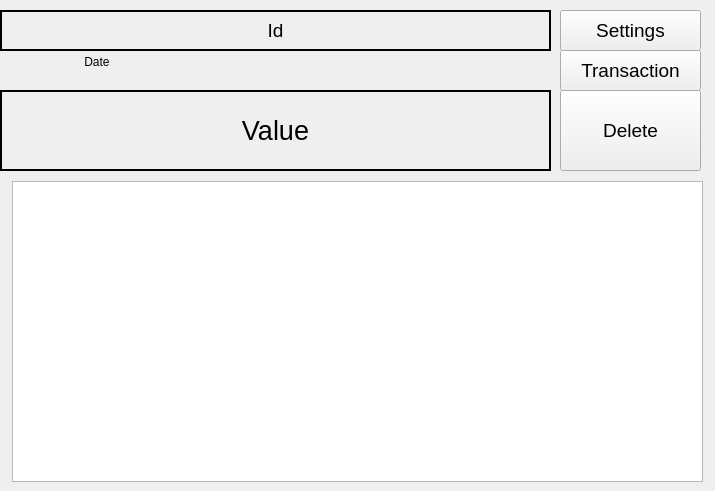
<?xml version="1.0" encoding="UTF-8"?>
<ui version="4.0">
 <class>WalletWindow</class>
 <widget class="QWidget" name="WalletWindow">
  <property name="geometry">
   <rect>
    <x>0</x>
    <y>0</y>
    <width>715</width>
    <height>491</height>
   </rect>
  </property>
  <property name="windowTitle">
   <string>Form</string>
  </property>
  <widget class="QLabel" name="laName">
   <property name="geometry">
    <rect>
     <x>0</x>
     <y>10</y>
     <width>551</width>
     <height>41</height>
    </rect>
   </property>
   <property name="sizePolicy">
    <sizepolicy hsizetype="Preferred" vsizetype="Preferred">
     <horstretch>0</horstretch>
     <verstretch>0</verstretch>
    </sizepolicy>
   </property>
   <property name="font">
    <font>
     <family>Leelawadee UI</family>
     <pointsize>14</pointsize>
    </font>
   </property>
   <property name="frameShape">
    <enum>QFrame::WinPanel</enum>
   </property>
   <property name="text">
    <string>Id</string>
   </property>
   <property name="alignment">
    <set>Qt::AlignCenter</set>
   </property>
  </widget>
  <widget class="QLabel" name="laDate">
   <property name="geometry">
    <rect>
     <x>2</x>
     <y>51</y>
     <width>190</width>
     <height>21</height>
    </rect>
   </property>
   <property name="sizePolicy">
    <sizepolicy hsizetype="Preferred" vsizetype="Preferred">
     <horstretch>0</horstretch>
     <verstretch>0</verstretch>
    </sizepolicy>
   </property>
   <property name="font">
    <font>
     <family>Leelawadee UI</family>
     <pointsize>9</pointsize>
    </font>
   </property>
   <property name="text">
    <string>Date</string>
   </property>
   <property name="alignment">
    <set>Qt::AlignCenter</set>
   </property>
  </widget>
  <widget class="QLabel" name="laValue">
   <property name="geometry">
    <rect>
     <x>0</x>
     <y>90</y>
     <width>551</width>
     <height>81</height>
    </rect>
   </property>
   <property name="sizePolicy">
    <sizepolicy hsizetype="Preferred" vsizetype="Preferred">
     <horstretch>0</horstretch>
     <verstretch>0</verstretch>
    </sizepolicy>
   </property>
   <property name="font">
    <font>
     <family>Leelawadee UI</family>
     <pointsize>20</pointsize>
    </font>
   </property>
   <property name="frameShape">
    <enum>QFrame::WinPanel</enum>
   </property>
   <property name="text">
    <string>Value</string>
   </property>
   <property name="alignment">
    <set>Qt::AlignCenter</set>
   </property>
  </widget>
  <widget class="QPushButton" name="bDelete">
   <property name="geometry">
    <rect>
     <x>560</x>
     <y>90</y>
     <width>141</width>
     <height>81</height>
    </rect>
   </property>
   <property name="font">
    <font>
     <family>Leelawadee UI</family>
     <pointsize>14</pointsize>
    </font>
   </property>
   <property name="text">
    <string>Delete</string>
   </property>
  </widget>
  <widget class="QPushButton" name="bIncome">
   <property name="geometry">
    <rect>
     <x>560</x>
     <y>50</y>
     <width>141</width>
     <height>41</height>
    </rect>
   </property>
   <property name="font">
    <font>
     <family>Leelawadee UI</family>
     <pointsize>14</pointsize>
    </font>
   </property>
   <property name="text">
    <string>Transaction</string>
   </property>
  </widget>
  <widget class="QPushButton" name="bSettings">
   <property name="geometry">
    <rect>
     <x>560</x>
     <y>10</y>
     <width>141</width>
     <height>41</height>
    </rect>
   </property>
   <property name="font">
    <font>
     <family>Leelawadee UI</family>
     <pointsize>14</pointsize>
    </font>
   </property>
   <property name="text">
    <string>Settings</string>
   </property>
  </widget>
  <widget class="QTableView" name="transactions">
   <property name="geometry">
    <rect>
     <x>12</x>
     <y>181</y>
     <width>691</width>
     <height>301</height>
    </rect>
   </property>
   <property name="font">
    <font>
     <family>Leelawadee UI</family>
     <pointsize>10</pointsize>
    </font>
   </property>
   <property name="frameShape">
    <enum>QFrame::StyledPanel</enum>
   </property>
   <property name="sizeAdjustPolicy">
    <enum>QAbstractScrollArea::AdjustIgnored</enum>
   </property>
   <property name="editTriggers">
    <set>QAbstractItemView::NoEditTriggers</set>
   </property>
   <property name="gridStyle">
    <enum>Qt::NoPen</enum>
   </property>
  </widget>
 </widget>
 <resources/>
 <connections/>
</ui>
